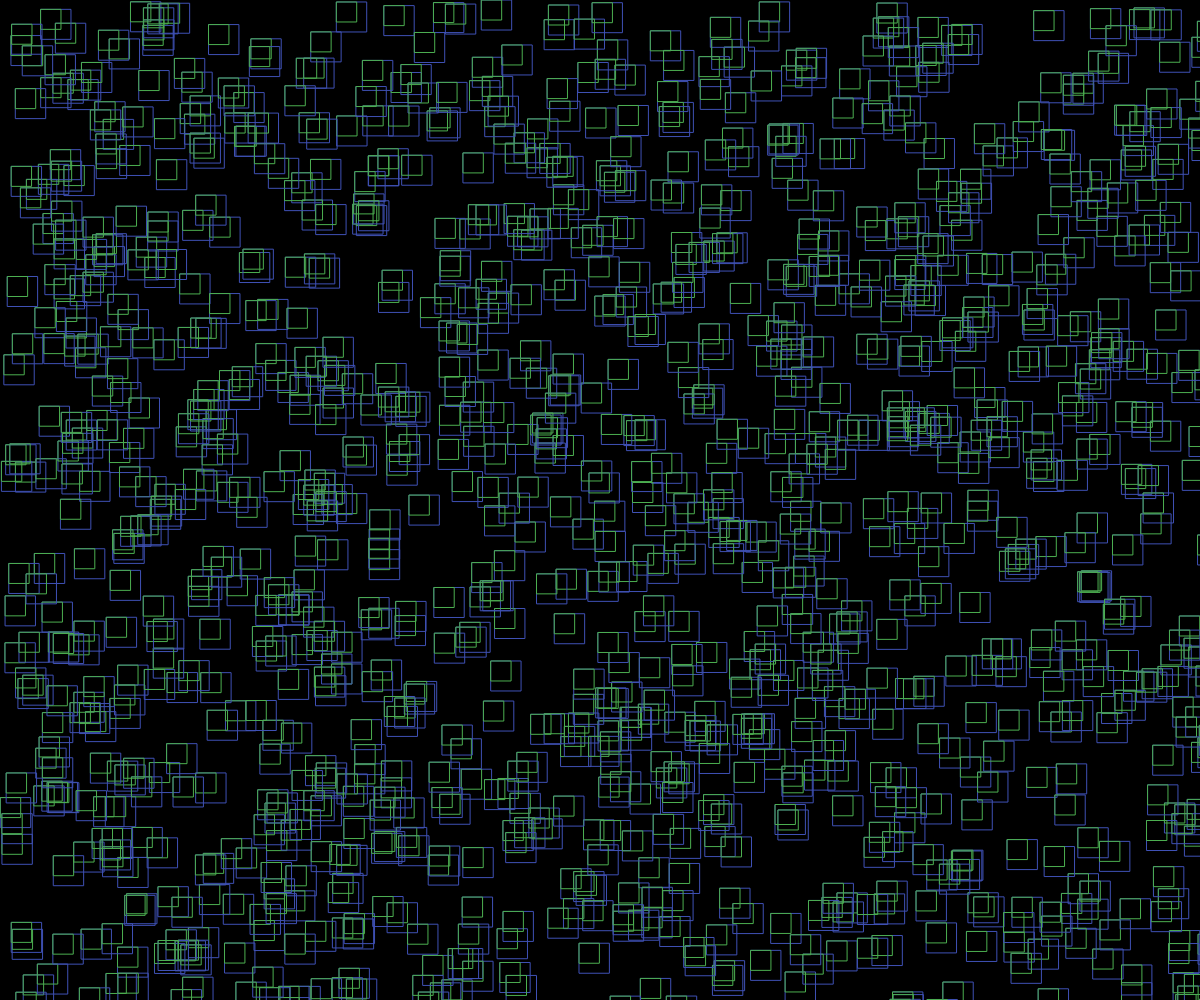
Frame 1 (no input)
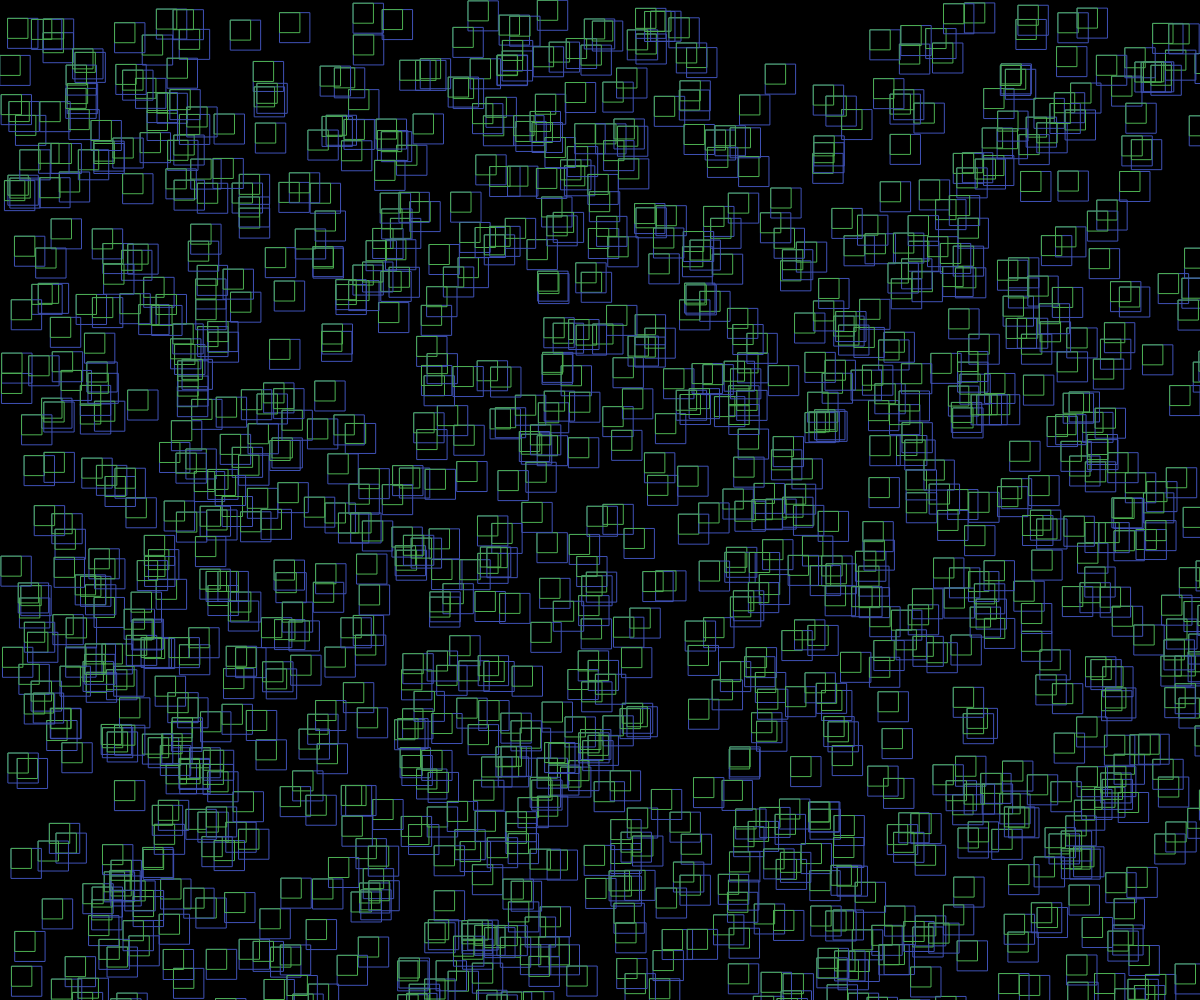
Frame 60 (no input)
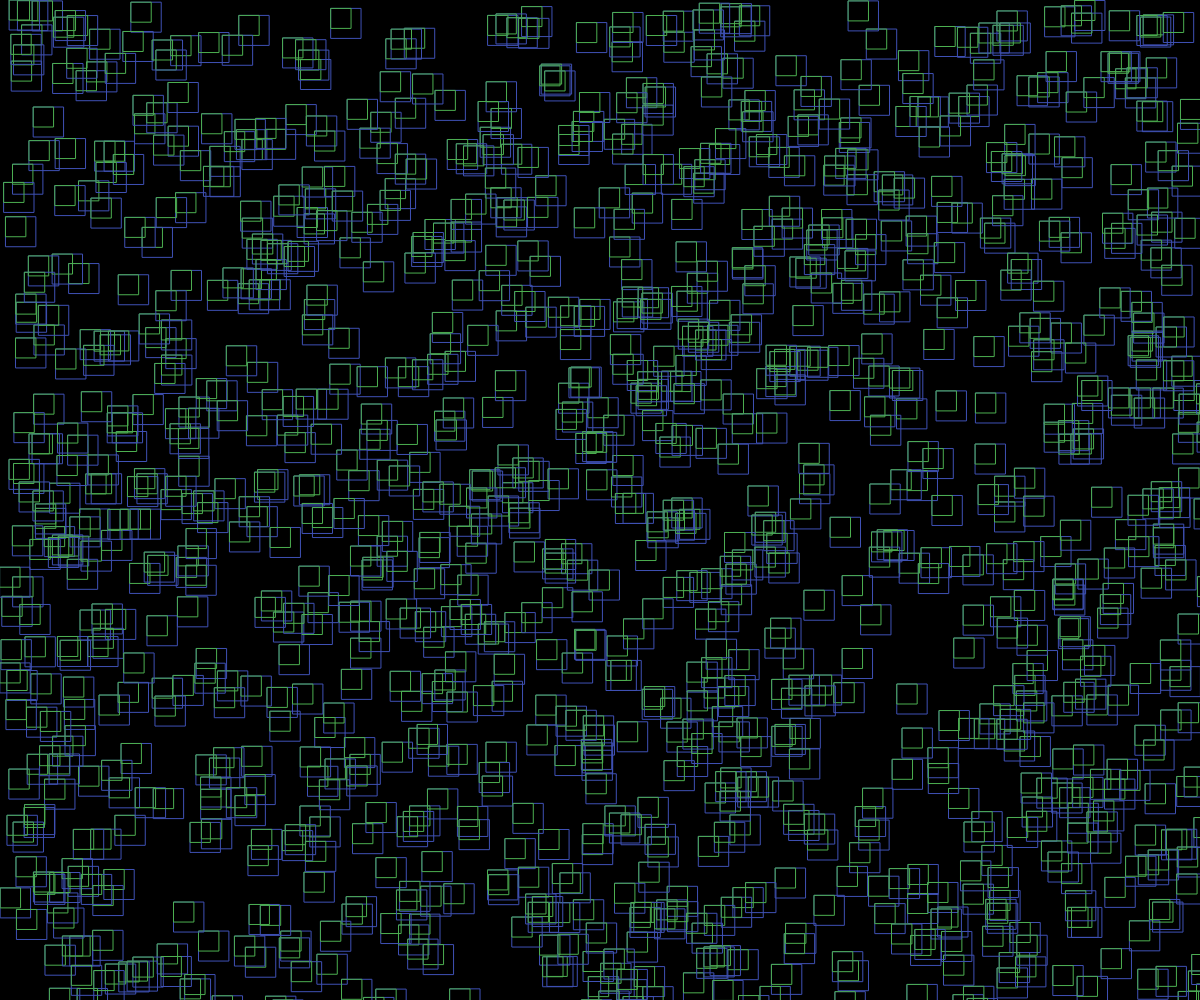
Frame 120 (the mouse pressed at the canvas centre since frame 60)

The p5.js sketch that drew these frames (run headless with seeded random() and noise() and a simulated clock; from frame 60 on, the mouse is pressed at the canvas centre):

// p5.js sketch
// ── sketch.js

 function setup() {
  createCanvas(windowWidth, windowHeight, P2D);
  
  noStroke();
  fill(0, 1);  
}
  
 function draw() {    
  background(0);
  for ( i = 0; i < windowWidth; i++) {
    x = random(width);
     y = random(height);
    stroke("#3F51B5");
    rect(x, y, 30, 30);
    stroke("#4CAF50");
    rect(x, y, 20, 20);
  }
   
   //console.log(windowWidth)
  //if (frameCount % 10 == 0) console.log(frameRate);
}
function windowResized() {
  resizeCanvas(windowWidth, windowHeight);
}
